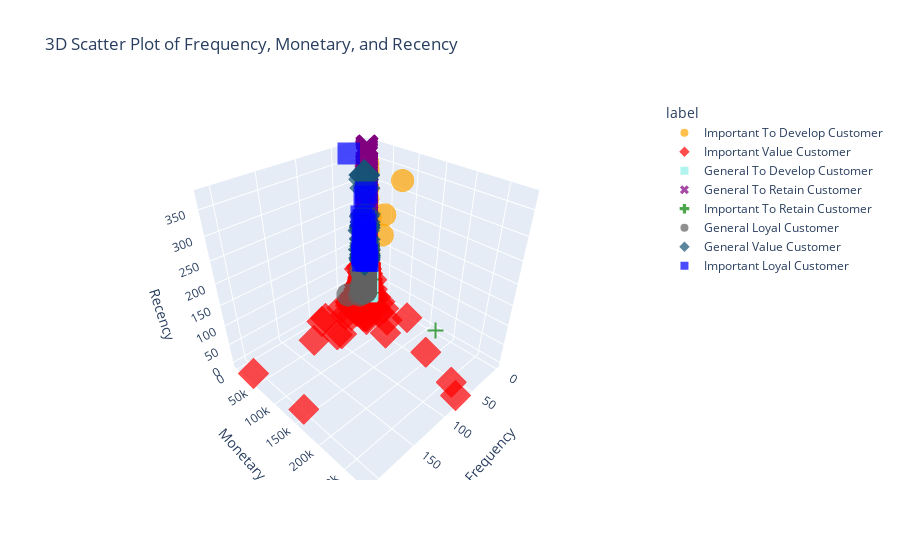

Notebook cell for this chart:
### Code cell
import plotly.express as px
import pandas as pd

# Your DataFrame
df = rfm.copy()

# Define color mapping for customer labels
colors = {
    'Important To Retain Customer': 'green',
    'Important Loyal Customer': 'blue',
    'General To Develop Customer': '#91eee7',
    'General To Retain Customer': 'purple',
    'Important To Develop Customer': 'orange',
    'General Loyal Customer': '#616161',
    'General Value Customer': '#165376',
    'Important Value Customer': 'red',
}

# Check if all labels in the DataFrame have corresponding colors
invalid_labels = set(df['label'].unique()) - set(colors.keys())
if invalid_labels:
    raise ValueError(f"The following labels do not have corresponding colors: {invalid_labels}")

# Create 3D scatter plot
fig = px.scatter_3d(
    df,
    x='Frequency',
    y='Monetary',
    z='Recency',
    color='label',
    color_discrete_map=colors,
    symbol='label',
    size_max=2,
    opacity=0.7,
    labels={
        'Frequency': 'Frequency',
        'Monetary': 'Monetary',
        'Recency': 'Recency'
    },
    title='3D Scatter Plot of Frequency, Monetary, and Recency'
)

# Display the plot
fig.show()

### Figure 1 — Plotly figure (JSON) as saved in the notebook; plotly's stock layout.template omitted (floating-point values rounded to 4 significant figures; data arrays with more than 128 entries replaced by an {"elided": "..."} marker saying what was removed)
{"data": [{"hovertemplate": "label=Important To Develop Customer<br>Frequency=%{x}<br>Monetary=%{y}<br>Recency=%{z}<extra></extra>", "legendgroup": "Important To Develop Customer", "marker": {"color": "orange", "opacity": 0.7, "symbol": "circle"}, "mode": "markers", "name": "Important To Develop Customer", "scene": "scene", "showlegend": true, "type": "scatter3d", "x": [1, 1, 1, 2, 2, 2, 3, 1, 3, 2, 2, 4, 4, 1, 3, 3, 3, 4, 2, 4, 1, 3, 4, 3, 3, 3, 3, 3, 2, 4, 3, 4, 4, 3, 3, 4, 2, 4], "y": [77180.0, 4009.0, 2169.0, 9864.0, 2684.0, 2210.0, 2744.0, 4874.0, 3011.0, 3812.0, 2792.0, 2727.0, 3006.0, 3096, 2375.0, 4599.0, 2651.0, 3105.0, 3251.0, 4341.0, 2661.0, 2103.0, 3099.0, 2140.0, 2373.0, 4959.0, 39920.0, 2516.0, 2242.0, 2294.0, 44530.0, 2207.0, 3735.0, 2200.0, 2940.0, 2424.0, 4056.0, 2107.0], "z": [325, 129, 336, 211, 211, 148, 150, 113, 235, 280, 116, 143, 138, 196, 131, 138, 95, 123, 217, 161, 319, 148, 95, 196, 108, 256, 182, 134, 168, 140, 235, 113, 306, 333, 147, 96, 98, 93]}, {"hovertemplate": "label=Important Value Customer<br>Frequency=%{x}<br>Monetary=%{y}<br>Recency=%{z}<extra></extra>", "legendgroup": "Important Value Customer", "marker": {"color": "red", "opacity": 0.7, "symbol": "diamond"}, "mode": "markers", "name": "Important Value Customer", "scene": "scene", "showlegend": true, "type": "scatter3d", "x": {"elided": "689 int values"}, "y": {"elided": "689 float values"}, "z": {"elided": "689 int values"}}, {"hovertemplate": "label=General To Develop Customer<br>Frequency=%{x}<br>Monetary=%{y}<br>Recency=%{z}<extra></extra>", "legendgroup": "General To Develop Customer", "marker": {"color": "#91eee7", "opacity": 0.7, "symbol": "square"}, "mode": "markers", "name": "General To Develop Customer", "scene": "scene", "showlegend": true, "type": "scatter3d", "x": {"elided": "1750 int values"}, "y": {"elided": "1750 float values"}, "z": {"elided": "1750 int values"}}, {"hovertemplate": "label=General To Retain Customer<br>Frequency=%{x}<br>Monetary=%{y}<br>Recency=%{z}<extra></extra>", "legendgroup": "General To Retain Customer", "marker": {"color": "purple", "opacity": 0.7, "symbol": "x"}, "mode": "markers", "name": "General To Retain Customer", "scene": "scene", "showlegend": true, "type": "scatter3d", "x": {"elided": "1319 int values"}, "y": {"elided": "1319 float values"}, "z": {"elided": "1319 int values"}}, {"hovertemplate": "label=Important To Retain Customer<br>Frequency=%{x}<br>Monetary=%{y}<br>Recency=%{z}<extra></extra>", "legendgroup": "Important To Retain Customer", "marker": {"color": "green", "opacity": 0.7, "symbol": "cross"}, "mode": "markers", "name": "Important To Retain Customer", "scene": "scene", "showlegend": true, "type": "scatter3d", "x": [3, 1, 4, 3, 4, 4, 2, 2, 3, 4, 2, 2, 4, 1, 3, 4, 3, 4, 3, 2, 4, 4, 4, 4, 4, 1, 3, 4, 2, 4, 3, 3, 2, 4, 4, 4, 3, 3, 4, 2, 3, 1, 4, 4, 4, 3, 4, 4, 4, 4, 4, 4, 2, 4, 4, 4, 4, 3, 4, 4, 3, 3, 3, 2, 4, 3, 4, 4, 3, 4, 4, 4, 3, 2, 1, 4, 3, 4, 4, 4, 3, 4, 3, 3, 3, 4, 3, 3, 3, 4, 4, 2, 2, 1, 3, 4, 4, 2, 3, 4, 3, 2, 2, 4, 1, 3, 4, 2, 4, 3, 3, 4, 4, 4, 4, 1, 3], "y": [2811.0, 6208.0, 6373.0, 2662.0, 3546.0, 2725.0, 2410.0, 3415.0, 11070.0, 3750.0, 7830.0, 2907.0, 4067.0, 3528.0, 3181.0, 3282.0, 12600.0, 5568.0, 2134.0, 2795.0, 3811.0, 2291.0, 2164.0, 3807.0, 4940.0, 4367.0, 6977.0, 2613.0, 2218.0, 2295.0, 3866.0, 2817.0, 2156.0, 2709.0, 2090.0, 5978.0, 3537.0, 2544.0, 3091.0, 2225.0, 3312.0, 2626.0, 2532.0, 4394.0, 2479.0, 2128.0, 4149.0, 2624.0, 3722.0, 2885.0, 2634.0, 4027.0, 3193.0, 2593.0, 2370.0, 5682.0, 2780.0, 2740.0, 3742.0, 2446.0, 3222.0, 4216.0, 4629.0, 2093.0, 2128.0, 2864.0, 2381.0, 2791.0, 2235.0, 2825.0, 3190.0, 3158.0, 3609.0, 2199.0, 3861, 3387.0, 2748.0, 2184.0, 3984.0, 3594.0, 2575, 2881.0, 3436.0, 2615.0, 4932.0, 2234.0, 2399.0, 12390.0, 3166.0, 6288.0, 6618.0, 3719.0, 3684.0, 2062.0, 5361.0, 2560, 2157.0, 168500.0, 6749.0, 2736.0, 3050.0, 4481.0, 2950.0, 2149.0, 2329.0, 2600.0, 2404.0, 3178.0, 2535.0, 2876.0, 2273.0, 3652.0, 2862.0, 2107.0, 2232.0, 4315.0, 2339.0], "z": [22, 33, 57, 52, 51, 21, 35, 22, 78, 9, 79, 14, 22, 56, 44, 28, 43, 22, 5, 21, 19, 2, 58, 11, 7, 81, 10, 59, 57, 11, 89, 16, 60, 23, 7, 37, 82, 67, 9, 33, 60, 64, 1, 72, 3, 59, 73, 16, 1, 24, 64, 22, 7, 28, 79, 16, 3, 10, 46, 87, 59, 15, 23, 51, 31, 60, 10, 23, 32, 43, 63, 37, 9, 7, 2, 66, 70, 9, 64, 1, 30, 88, 18, 9, 46, 70, 88, 2, 30, 29, 72, 24, 66, 72, 25, 37, 4, 0, 17, 8, 52, 88, 35, 42, 31, 46, 60, 50, 16, 3, 8, 45, 12, 86, 72, 87, 24]}, {"hovertemplate": "label=General Loyal Customer<br>Frequency=%{x}<br>Monetary=%{y}<br>Recency=%{z}<extra></extra>", "legendgroup": "General Loyal Customer", "marker": {"color": "#616161", "opacity": 0.7, "symbol": "circle"}, "mode": "markers", "name": "General Loyal Customer", "scene": "scene", "showlegend": true, "type": "scatter3d", "x": {"elided": "358 int values"}, "y": {"elided": "358 float values"}, "z": {"elided": "358 int values"}}, {"hovertemplate": "label=General Value Customer<br>Frequency=%{x}<br>Monetary=%{y}<br>Recency=%{z}<extra></extra>", "legendgroup": "General Value Customer", "marker": {"color": "#165376", "opacity": 0.7, "symbol": "diamond"}, "mode": "markers", "name": "General Value Customer", "scene": "scene", "showlegend": true, "type": "scatter3d", "x": [5, 5, 6, 6, 6, 5, 5, 5, 6, 6, 6, 8, 8, 9, 5, 6, 7, 6, 5, 5, 5, 5, 5, 5, 5, 5, 6, 6, 7, 5, 5, 5, 6, 5, 5, 6, 5, 6, 6, 5], "y": [1851.0, 577.1, 1957.0, 1607.0, 1604.0, 2037.0, 1079.0, 948.2, 1186.0, 1049.0, 1906.0, 889.9, 1937.0, 1653.0, 1220.0, 319.5, 1811.0, 1000.0, 1376.0, 1407.0, 1024.0, 1801.0, 712.2, 501.4, 404.6, 1140.0, 632.3, 972.2, 781.0, 1567.0, 1005.0, 1738.0, 622.4, 1143.0, 428.2, 683.5, 311.0, 70.02, 1170.0, 1562.0], "z": [184, 189, 134, 185, 143, 108, 281, 95, 124, 101, 105, 127, 103, 179, 112, 311, 100, 189, 103, 100, 190, 107, 136, 312, 112, 95, 213, 112, 302, 123, 152, 126, 94, 198, 107, 185, 310, 154, 176, 218]}, {"hovertemplate": "label=Important Loyal Customer<br>Frequency=%{x}<br>Monetary=%{y}<br>Recency=%{z}<extra></extra>", "legendgroup": "Important Loyal Customer", "marker": {"color": "blue", "opacity": 0.7, "symbol": "square"}, "mode": "markers", "name": "Important Loyal Customer", "scene": "scene", "showlegend": true, "type": "scatter3d", "x": [5, 6, 9, 6, 9, 8, 11, 8, 6, 12, 7, 6, 13, 8, 5, 5, 12, 11, 6, 8, 5, 9, 6, 34, 12, 5, 6], "y": [3724.0, 3345.0, 7375.0, 6912, 3614.0, 7832.0, 3070.0, 3717.0, 2158.0, 2248.0, 3703.0, 3100.0, 3680.0, 10250.0, 2158.0, 2299.0, 5720.0, 2596.0, 3229.0, 3638.0, 2130.0, 2997.0, 3276.0, 5391.0, 3878.0, 2083.0, 2643.0], "z": [95, 128, 157, 113, 126, 275, 99, 108, 107, 217, 169, 95, 120, 100, 99, 108, 163, 156, 96, 264, 126, 206, 127, 372, 114, 192, 172]}], "layout": {"autosize": true, "legend": {"title": {"text": "label"}, "tracegroupgap": 0}, "scene": {"aspectmode": "auto", "aspectratio": {"x": 1, "y": 1, "z": 1}, "domain": {"x": [0, 1], "y": [0, 1]}, "xaxis": {"title": {"text": "Frequency"}, "type": "linear"}, "yaxis": {"title": {"text": "Monetary"}, "type": "linear"}, "zaxis": {"title": {"text": "Recency"}, "type": "linear"}}, "title": {"text": "3D Scatter Plot of Frequency, Monetary, and Recency"}}}
